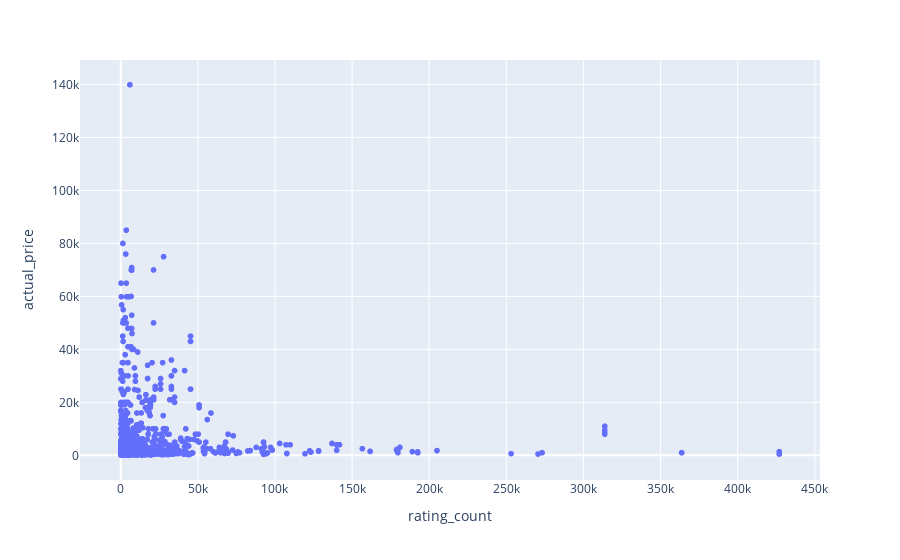

Notebook code for this chart:
### Code cell
fig = px.scatter(df, x='rating_count', y='actual_price')
fig.show()

### Figure 1 — Plotly figure (JSON) as saved in the notebook; plotly's stock layout.template omitted (floating-point values rounded to 4 significant figures; data arrays with more than 128 entries replaced by an {"elided": "..."} marker saying what was removed)
{"data": [{"hovertemplate": "rating_count=%{x}<br>actual_price=%{y}<extra></extra>", "legendgroup": "", "marker": {"color": "#636efa", "symbol": "circle"}, "mode": "markers", "name": "", "showlegend": false, "type": "scattergl", "x": {"elided": "1465 int values"}, "xaxis": "x", "y": {"elided": "1465 float values"}, "yaxis": "y"}], "layout": {"legend": {"tracegroupgap": 0}, "margin": {"t": 60}, "xaxis": {"anchor": "y", "domain": [0, 1], "title": {"text": "rating_count"}}, "yaxis": {"anchor": "x", "domain": [0, 1], "title": {"text": "actual_price"}}}}
